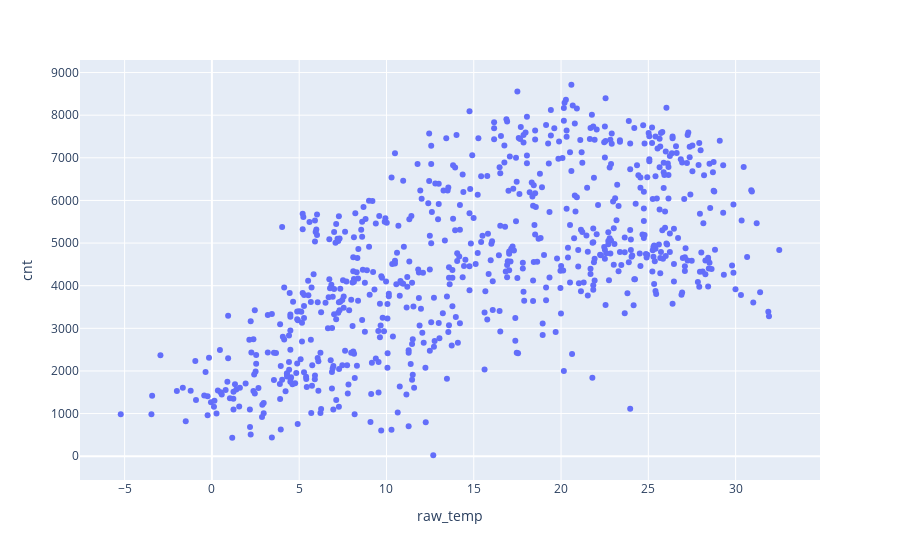

This figure's notebook cell:
### Code cell
fig = px.scatter(DF, x='raw_temp',y='cnt')
fig.show()

### Figure 1 — Plotly figure (JSON) as saved in the notebook; plotly's stock layout.template omitted (floating-point values rounded to 4 significant figures; data arrays with more than 128 entries replaced by an {"elided": "..."} marker saying what was removed)
{"data": [{"hovertemplate": "raw_temp=%{x}<br>cnt=%{y}<extra></extra>", "legendgroup": "", "marker": {"color": "#636efa", "symbol": "circle"}, "mode": "markers", "name": "", "orientation": "v", "showlegend": false, "type": "scatter", "x": {"elided": "731 float values"}, "xaxis": "x", "y": {"elided": "731 int values"}, "yaxis": "y"}], "layout": {"legend": {"tracegroupgap": 0}, "margin": {"t": 60}, "xaxis": {"anchor": "y", "domain": [0, 1], "title": {"text": "raw_temp"}}, "yaxis": {"anchor": "x", "domain": [0, 1], "title": {"text": "cnt"}}}}
